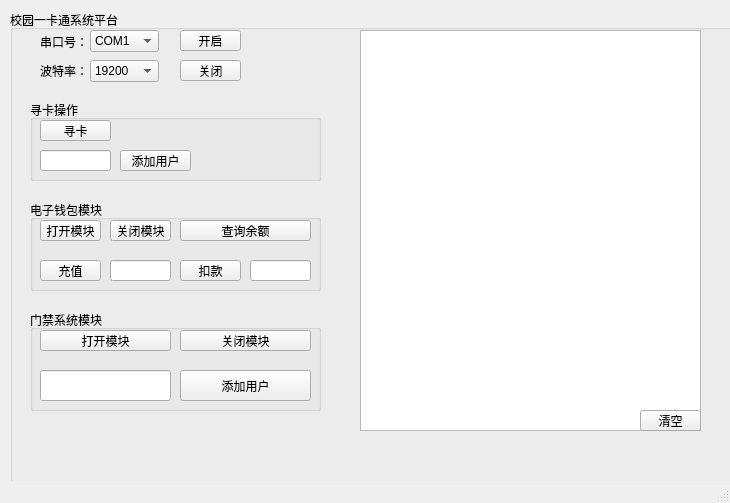
<?xml version="1.0" encoding="UTF-8"?>
<ui version="4.0">
 <class>RfidProject_zx</class>
 <widget class="QMainWindow" name="RfidProject_zx">
  <property name="geometry">
   <rect>
    <x>0</x>
    <y>0</y>
    <width>730</width>
    <height>503</height>
   </rect>
  </property>
  <property name="windowTitle">
   <string>RfidProject_zx</string>
  </property>
  <widget class="QWidget" name="centralwidget">
   <widget class="QGroupBox" name="groupBox">
    <property name="geometry">
     <rect>
      <x>10</x>
      <y>10</y>
      <width>861</width>
      <height>541</height>
     </rect>
    </property>
    <property name="title">
     <string>校园一卡通系统平台</string>
    </property>
    <widget class="QTextBrowser" name="textBrowser_log">
     <property name="geometry">
      <rect>
       <x>350</x>
       <y>20</y>
       <width>341</width>
       <height>401</height>
      </rect>
     </property>
    </widget>
    <widget class="QGroupBox" name="groupBox_2">
     <property name="geometry">
      <rect>
       <x>20</x>
       <y>20</y>
       <width>311</width>
       <height>61</height>
      </rect>
     </property>
     <property name="styleSheet">
      <string notr="true">QGroupBox {
	border-style: none;
	}</string>
     </property>
     <property name="title">
      <string/>
     </property>
     <widget class="QGroupBox" name="groupBox_3">
      <property name="geometry">
       <rect>
        <x>0</x>
        <y>-10</y>
        <width>291</width>
        <height>71</height>
       </rect>
      </property>
      <property name="styleSheet">
       <string notr="true">        QGroupBox {

            border-style: none;

        }</string>
      </property>
      <property name="title">
       <string/>
      </property>
      <property name="flat">
       <bool>false</bool>
      </property>
      <widget class="QPushButton" name="pushButton_openSerialPort">
       <property name="geometry">
        <rect>
         <x>150</x>
         <y>10</y>
         <width>61</width>
         <height>21</height>
        </rect>
       </property>
       <property name="text">
        <string>开启</string>
       </property>
      </widget>
      <widget class="QLabel" name="label_Port">
       <property name="geometry">
        <rect>
         <x>10</x>
         <y>12</y>
         <width>54</width>
         <height>20</height>
        </rect>
       </property>
       <property name="text">
        <string>串口号：</string>
       </property>
      </widget>
      <widget class="QLabel" name="label_BaudRate">
       <property name="geometry">
        <rect>
         <x>10</x>
         <y>40</y>
         <width>54</width>
         <height>21</height>
        </rect>
       </property>
       <property name="text">
        <string>波特率：</string>
       </property>
      </widget>
      <widget class="QComboBox" name="comboBox_Port">
       <property name="geometry">
        <rect>
         <x>60</x>
         <y>10</y>
         <width>69</width>
         <height>22</height>
        </rect>
       </property>
       <item>
        <property name="text">
         <string>COM1</string>
        </property>
       </item>
      </widget>
      <widget class="QComboBox" name="comboBox_BaudRate">
       <property name="geometry">
        <rect>
         <x>60</x>
         <y>40</y>
         <width>69</width>
         <height>22</height>
        </rect>
       </property>
       <property name="editable">
        <bool>false</bool>
       </property>
       <item>
        <property name="text">
         <string>19200</string>
        </property>
       </item>
      </widget>
      <widget class="QPushButton" name="pushButton_closeSerialPort">
       <property name="geometry">
        <rect>
         <x>150</x>
         <y>40</y>
         <width>61</width>
         <height>21</height>
        </rect>
       </property>
       <property name="text">
        <string>关闭</string>
       </property>
      </widget>
     </widget>
    </widget>
    <widget class="QGroupBox" name="groupBox_5">
     <property name="geometry">
      <rect>
       <x>20</x>
       <y>190</y>
       <width>291</width>
       <height>91</height>
      </rect>
     </property>
     <property name="title">
      <string>电子钱包模块</string>
     </property>
     <widget class="QPushButton" name="pushButton_MoneyNum">
      <property name="geometry">
       <rect>
        <x>150</x>
        <y>20</y>
        <width>131</width>
        <height>21</height>
       </rect>
      </property>
      <property name="text">
       <string>查询余额</string>
      </property>
     </widget>
     <widget class="QPushButton" name="pushButton_addMoneyNum">
      <property name="geometry">
       <rect>
        <x>10</x>
        <y>60</y>
        <width>61</width>
        <height>21</height>
       </rect>
      </property>
      <property name="text">
       <string>充值</string>
      </property>
     </widget>
     <widget class="QLineEdit" name="lineEdit_addMoneyNum">
      <property name="geometry">
       <rect>
        <x>80</x>
        <y>60</y>
        <width>61</width>
        <height>21</height>
       </rect>
      </property>
     </widget>
     <widget class="QPushButton" name="pushButton_subMoneyNum">
      <property name="geometry">
       <rect>
        <x>150</x>
        <y>60</y>
        <width>61</width>
        <height>21</height>
       </rect>
      </property>
      <property name="text">
       <string>扣款</string>
      </property>
     </widget>
     <widget class="QLineEdit" name="lineEdit_subMoneyNum">
      <property name="geometry">
       <rect>
        <x>220</x>
        <y>60</y>
        <width>61</width>
        <height>21</height>
       </rect>
      </property>
     </widget>
     <widget class="QPushButton" name="pushButton_openCardMoneyModule">
      <property name="geometry">
       <rect>
        <x>10</x>
        <y>20</y>
        <width>61</width>
        <height>21</height>
       </rect>
      </property>
      <property name="text">
       <string>打开模块</string>
      </property>
     </widget>
     <widget class="QPushButton" name="pushButton_closeCardMoneyModule">
      <property name="geometry">
       <rect>
        <x>80</x>
        <y>20</y>
        <width>61</width>
        <height>21</height>
       </rect>
      </property>
      <property name="text">
       <string>关闭模块</string>
      </property>
     </widget>
    </widget>
    <widget class="QGroupBox" name="groupBox_4">
     <property name="geometry">
      <rect>
       <x>20</x>
       <y>90</y>
       <width>291</width>
       <height>81</height>
      </rect>
     </property>
     <property name="styleSheet">
      <string notr="true"/>
     </property>
     <property name="title">
      <string>寻卡操作</string>
     </property>
     <widget class="QPushButton" name="pushButton_requestCard">
      <property name="geometry">
       <rect>
        <x>10</x>
        <y>20</y>
        <width>71</width>
        <height>21</height>
       </rect>
      </property>
      <property name="text">
       <string>寻卡</string>
      </property>
     </widget>
     <widget class="QLineEdit" name="lineEdit_CardNum">
      <property name="geometry">
       <rect>
        <x>10</x>
        <y>50</y>
        <width>71</width>
        <height>21</height>
       </rect>
      </property>
     </widget>
     <widget class="QPushButton" name="pushButton_addCardUser">
      <property name="geometry">
       <rect>
        <x>90</x>
        <y>50</y>
        <width>71</width>
        <height>21</height>
       </rect>
      </property>
      <property name="text">
       <string>添加用户</string>
      </property>
     </widget>
    </widget>
    <widget class="QGroupBox" name="groupBox_6">
     <property name="geometry">
      <rect>
       <x>20</x>
       <y>300</y>
       <width>291</width>
       <height>101</height>
      </rect>
     </property>
     <property name="title">
      <string>门禁系统模块</string>
     </property>
     <widget class="QPushButton" name="pushButton_openDoorModule">
      <property name="geometry">
       <rect>
        <x>10</x>
        <y>20</y>
        <width>131</width>
        <height>21</height>
       </rect>
      </property>
      <property name="text">
       <string>打开模块</string>
      </property>
     </widget>
     <widget class="QPushButton" name="pushButton_addUserDoorModule">
      <property name="geometry">
       <rect>
        <x>150</x>
        <y>60</y>
        <width>131</width>
        <height>31</height>
       </rect>
      </property>
      <property name="text">
       <string>添加用户</string>
      </property>
     </widget>
     <widget class="QLineEdit" name="lineEdit_CardNumDoorModule">
      <property name="geometry">
       <rect>
        <x>10</x>
        <y>60</y>
        <width>131</width>
        <height>31</height>
       </rect>
      </property>
     </widget>
     <widget class="QPushButton" name="pushButton_closeDoorModule">
      <property name="geometry">
       <rect>
        <x>150</x>
        <y>20</y>
        <width>131</width>
        <height>21</height>
       </rect>
      </property>
      <property name="text">
       <string>关闭模块</string>
      </property>
     </widget>
    </widget>
    <widget class="QPushButton" name="pushButton_cleanlog">
     <property name="geometry">
      <rect>
       <x>630</x>
       <y>400</y>
       <width>61</width>
       <height>21</height>
      </rect>
     </property>
     <property name="text">
      <string>清空</string>
     </property>
    </widget>
    <widget class="QLabel" name="label">
     <property name="geometry">
      <rect>
       <x>750</x>
       <y>510</y>
       <width>111</width>
       <height>31</height>
      </rect>
     </property>
     <property name="text">
      <string>学号：201759225309</string>
     </property>
    </widget>
   </widget>
  </widget>
  <widget class="QMenuBar" name="menubar">
   <property name="geometry">
    <rect>
     <x>0</x>
     <y>0</y>
     <width>730</width>
     <height>23</height>
    </rect>
   </property>
  </widget>
  <widget class="QStatusBar" name="statusbar"/>
 </widget>
 <resources/>
 <connections/>
</ui>
